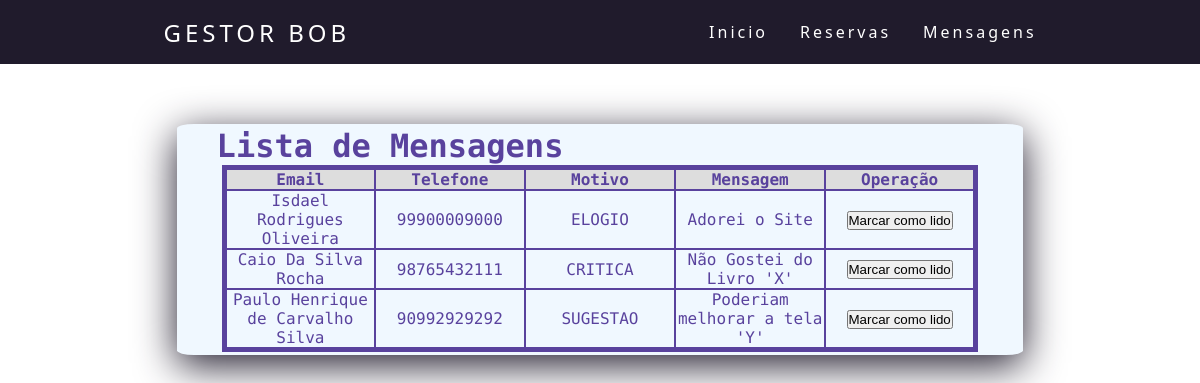
Page /lcontatos/ on the earlier database version.
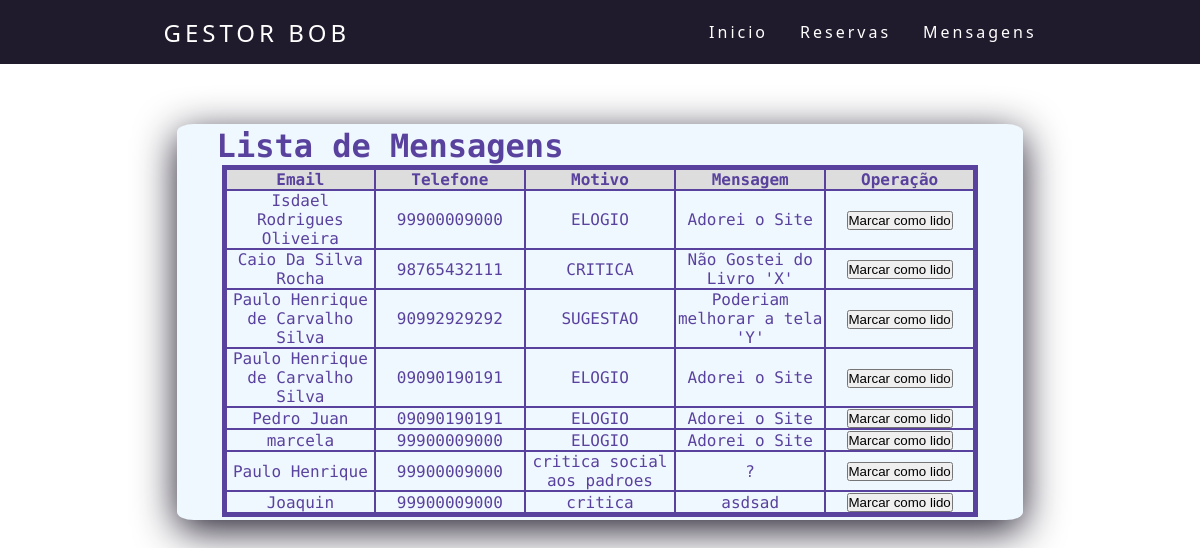
Same page on the later database version.
### contato/models.py (models this page shows, shortened)
class Contato(models.Model):
    nome_completo = models.CharField(
        verbose_name="Nome Completo",
        max_length=194,
    )
    email = models.EmailField(#campo para email do usuario
        verbose_name="E-mail do usuário",#apelido para as labels
        max_length=194,#tamanho maximo do campo
        unique=True,#validação para que dois usuario não possam usar o mesmo email
    )
    telefone = models.CharField(
        verbose_name="Numero de Telefone",
        max_length=11,
    )
    motivo = models.CharField(
        verbose_name="Motivo da mensagem",
        max_length=150,
    )
    mensagem = models.CharField(
        verbose_name="Mensagem",
        max_length=100,
    )
    data = models.DateField(
        verbose_name="Data da Mensagem",
        auto_now_add=True,
    )
    class Meta:
        verbose_name = "Contato"
        verbose_name_plural = "Contatos"
        db_table = "contato"

### contato/views.py (the view)
def lcontatos(request):
    todos_contatos = Contato.objects.all()
    context = {
        "nome_pagina": "lcontatos",
        "todos_contatos": todos_contatos,
    }
    return render(request,'lcontatos.html',context)

### templates/lcontatos.html (shortened to what this page needs)
{% load static %}
<!DOCTYPE html>
<html lang="pt-br">
<head>
    <link rel="stylesheet"  href= "{% static 'css/style1.css' %}">
    <header>
        <nav>
            <a class="logo" href="index.html">Gestor BOB</a>
            <ul class="nav-list">
                <li><a href="{% url 'home_fun' %}">Inicio</a></li>
                <li><a href="{% url 'reserva' %}">Reservas</a></li>
                <li><a href="{% url 'lcontatos' %}">Mensagens</a></li>
            </ul>
        </nav>
    </header>
</head>
<body>
    <link rel="stylesheet"  href= "{% static 'css/style4.css' %}">
    <div class="postagem-content">
        <div>
            <h1> Lista de Mensagens </h1>
            <div class="card-body">
                <div class="table-responsive">
                    <table class="table table-bordered">
                        <tr class="zebra">
                            <th>Email</th><th>Telefone</th><th>Motivo</th><th>Mensagem</th><th>Operação</th>
                        </tr>
                        {% for contato in todos_contatos %}
                            <tr>
                                <td > {{ contato.nome_completo }} </td><td> {{ contato.telefone }} </td><td> {{ contato.motivo }} </td><td> {{ contato.mensagem }} </td><td><a type="button" href=" ">
                                    <input type="button" value="Marcar como lido">
                                </a></td>
                            </tr>
                        {% endfor %}
                    </table>
                </div>
            </div>
        </div>
    </div>
</body>

### static/css/style1.css (style rules this page uses)
* { margin: 0; padding: 0; }
a { color: #fff; text-decoration: none; transition: 0.3s; }
.logo { font-size: 24px; text-transform: uppercase; letter-spacing: 4px; }
nav { display: flex; justify-content: space-around; align-items: center; font-family: system-ui, -apple-system, Helvetica, Arial, sans-serif; background: #201b2c; height: 8vh; }
h1 { text-align: center; align-items: center; width: 50%; }
.nav-list { list-style: none; display: flex; }
.nav-list li { letter-spacing: 3px; margin-left: 32px; }
.postagem-content { max-width: 1096px; font-family: 'Syne Mono', monospace; width: 70%; margin: 0 auto; margin-top: 5%; box-shadow: 0px 10px 40px #201b2c; background-color: #F0F8FF; color: #59429d; padding: 0.2em; border-radius: 2%; margin-block-end: 4%; }

### static/css/style4.css (style rules this page uses)
table { border: 5px solid #59429d; border-radius: 6%; text-align: center; table-layout: fixed; border-collapse: collapse; border-spacing: 50% 10%; margin-left: 5%; }
table { width: 90%; }
td, th { border: 2px solid #59429d; }
td { width: 40%; margin-top: 50%; vertical-align: middle; }
.zebra { background: #ddd; }

Differences in the rows shown:
added Contato: nome_completo "Paulo Henrique de Carvalho Silva", telefone "09090190191", motivo "ELOGIO", mensagem "Adorei o Site"
added Contato: nome_completo "Pedro Juan", telefone "09090190191", motivo "ELOGIO", mensagem "Adorei o Site"
added Contato: nome_completo "marcela", telefone "99900009000", motivo "ELOGIO", mensagem "Adorei o Site"
added Contato: nome_completo "Paulo Henrique", telefone "99900009000", motivo "critica social aos padroes", mensagem "?"
added Contato: nome_completo "Joaquin", telefone "99900009000", motivo "critica", mensagem "asdsad"
